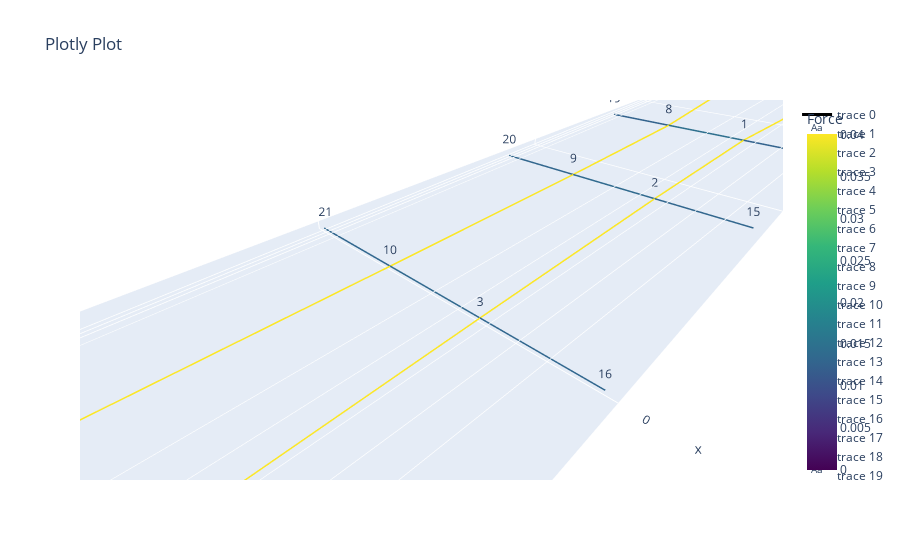

Notebook cell for this chart:
### Code cell
net = Network_custom.from_fd(vertices, edges, q, fixed, paths = paths, dir = directions)
net.net_plot(vlabels=True, color=True)

### Figure 1 — Plotly figure (JSON) as saved in the notebook; plotly's stock layout.template omitted (floating-point values rounded to 4 significant figures)
{"data": [{"line": {"color": [0.04009, 0.04009, 0, 0.04, 0.04, 0, 0.04, 0.04, 0, 0.04, 0.04, 0, 0.04, 0.04, 0, 0.04009, 0.04009, 0, 0.04009, 0.04009, 0, 0.04, 0.04, 0, 0.04, 0.04, 0, 0.04, 0.04, 0, 0.04, 0.04, 0, 0.04009, 0.04009, 0, 0.01264, 0.01264, 0, 0.01473, 0.01473, 0, 0.01264, 0.01264, 0, 0.01318, 0.01318, 0, 0.01364, 0.01364, 0, 0.01318, 0.01318, 0, 0.01327, 0.01327, 0, 0.01345, 0.01345, 0, 0.01327, 0.01327, 0, 0.01318, 0.01318, 0, 0.01364, 0.01364, 0, 0.01318, 0.01318, 0, 0.01264, 0.01264, 0, 0.01473, 0.01473, 0, 0.01264, 0.01264, 0], "colorbar": {"title": {"text": "Force"}}, "colorscale": [[0, "#440154"], [0.1111, "#482878"], [0.2222, "#3e4989"], [0.3333, "#31688e"], [0.4444, "#26828e"], [0.5556, "#1f9e89"], [0.6667, "#35b779"], [0.7778, "#6ece58"], [0.8889, "#b5de2b"], [1, "#fde725"]], "showscale": true, "width": 3}, "mode": "lines", "type": "scatter3d", "x": [-120, -80.0, null, -80.0, -40.0, null, -40.0, -1.023e-15, null, -1.023e-15, 40.0, null, 40.0, 80.0, null, 80.0, 120, null, -120, -80.0, null, -80.0, -40.0, null, -40.0, -2.17e-15, null, -2.17e-15, 40, null, 40, 80, null, 80, 120, null, -80, -80.0, null, -80.0, -80.0, null, -80.0, -80, null, -40, -40.0, null, -40.0, -40.0, null, -40.0, -40, null, 0, -1.023e-15, null, -1.023e-15, -2.17e-15, null, -2.17e-15, 0, null, 40, 40.0, null, 40.0, 40, null, 40, 40, null, 80, 80.0, null, 80.0, 80, null, 80, 80, null], "y": [10, 7.364, null, 7.364, 6.818, null, 6.818, 6.727, null, 6.727, 6.818, null, 6.818, 7.364, null, 7.364, 10, null, -10, -7.364, null, -7.364, -6.818, null, -6.818, -6.727, null, -6.727, -6.818, null, -6.818, -7.364, null, -7.364, -10, null, 20, 7.364, null, 7.364, -7.364, null, -7.364, -20, null, 20, 6.818, null, 6.818, -6.818, null, -6.818, -20, null, 20, 6.727, null, 6.727, -6.727, null, -6.727, -20, null, 20, 6.818, null, 6.818, -6.818, null, -6.818, -20, null, 20, 7.364, null, 7.364, -7.364, null, -7.364, -20, null], "z": [0, 0, null, 0, 0, null, 0, 0, null, 0, 0, null, 0, 0, null, 0, 0, null, 0, 0, null, 0, 0, null, 0, 0, null, 0, 0, null, 0, 0, null, 0, 0, null, 0, 0, null, 0, 0, null, 0, 0, null, 0, 0, null, 0, 0, null, 0, 0, null, 0, 0, null, 0, 0, null, 0, 0, null, 0, 0, null, 0, 0, null, 0, 0, null, 0, 0, null, 0, 0, null, 0, 0, null]}, {"mode": "text", "text": ["0"], "type": "scatter3d", "x": [-120], "y": [10], "z": [0]}, {"mode": "text", "text": ["1"], "type": "scatter3d", "x": [-80.0], "y": [7.364], "z": [0]}, {"mode": "text", "text": ["2"], "type": "scatter3d", "x": [-40.0], "y": [6.818], "z": [0]}, {"mode": "text", "text": ["3"], "type": "scatter3d", "x": [-1.023e-15], "y": [6.727], "z": [0]}, {"mode": "text", "text": ["4"], "type": "scatter3d", "x": [40.0], "y": [6.818], "z": [0]}, {"mode": "text", "text": ["5"], "type": "scatter3d", "x": [80.0], "y": [7.364], "z": [0]}, {"mode": "text", "text": ["6"], "type": "scatter3d", "x": [120], "y": [10], "z": [0]}, {"mode": "text", "text": ["7"], "type": "scatter3d", "x": [-120], "y": [-10], "z": [0]}, {"mode": "text", "text": ["8"], "type": "scatter3d", "x": [-80.0], "y": [-7.364], "z": [0]}, {"mode": "text", "text": ["9"], "type": "scatter3d", "x": [-40.0], "y": [-6.818], "z": [0]}, {"mode": "text", "text": ["10"], "type": "scatter3d", "x": [-2.17e-15], "y": [-6.727], "z": [0]}, {"mode": "text", "text": ["11"], "type": "scatter3d", "x": [40], "y": [-6.818], "z": [0]}, {"mode": "text", "text": ["12"], "type": "scatter3d", "x": [80], "y": [-7.364], "z": [0]}, {"mode": "text", "text": ["13"], "type": "scatter3d", "x": [120], "y": [-10], "z": [0]}, {"mode": "text", "text": ["14"], "type": "scatter3d", "x": [-80], "y": [20], "z": [0]}, {"mode": "text", "text": ["15"], "type": "scatter3d", "x": [-40], "y": [20], "z": [0]}, {"mode": "text", "text": ["16"], "type": "scatter3d", "x": [0], "y": [20], "z": [0]}, {"mode": "text", "text": ["17"], "type": "scatter3d", "x": [40], "y": [20], "z": [0]}, {"mode": "text", "text": ["18"], "type": "scatter3d", "x": [80], "y": [20], "z": [0]}, {"mode": "text", "text": ["19"], "type": "scatter3d", "x": [-80], "y": [-20], "z": [0]}, {"mode": "text", "text": ["20"], "type": "scatter3d", "x": [-40], "y": [-20], "z": [0]}, {"mode": "text", "text": ["21"], "type": "scatter3d", "x": [0], "y": [-20], "z": [0]}, {"mode": "text", "text": ["22"], "type": "scatter3d", "x": [40], "y": [-20], "z": [0]}, {"mode": "text", "text": ["23"], "type": "scatter3d", "x": [80], "y": [-20], "z": [0]}], "layout": {"scene": {"aspectmode": "data"}, "title": {"text": "Plotly Plot"}}}
